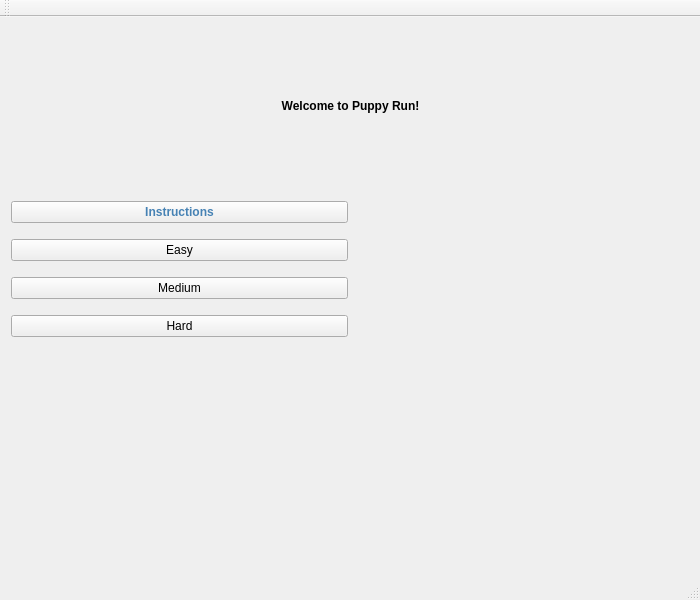
<?xml version="1.0" encoding="UTF-8"?>
<ui version="4.0">
 <class>MainWindow</class>
 <widget class="QMainWindow" name="MainWindow">
  <property name="geometry">
   <rect>
    <x>0</x>
    <y>0</y>
    <width>700</width>
    <height>600</height>
   </rect>
  </property>
  <property name="windowTitle">
   <string>MainWindow</string>
  </property>
  <widget class="QWidget" name="centralWidget">
   <widget class="QWidget" name="verticalLayoutWidget">
    <property name="geometry">
     <rect>
      <x>0</x>
      <y>0</y>
      <width>701</width>
      <height>341</height>
     </rect>
    </property>
    <layout class="QVBoxLayout" name="verticalLayout">
     <item>
      <widget class="QLabel" name="label">
       <property name="font">
        <font>
         <weight>87</weight>
         <bold>true</bold>
        </font>
       </property>
       <property name="styleSheet">
        <string notr="true">font-weight: 700;</string>
       </property>
       <property name="text">
        <string>&lt;center&gt;Welcome to Puppy Run!&lt;/center&gt;</string>
       </property>
      </widget>
     </item>
     <item>
      <layout class="QHBoxLayout" name="horizontalLayout">
       <item>
        <layout class="QVBoxLayout" name="verticalLayout_2">
         <item>
          <widget class="QPushButton" name="pushButton_4">
           <property name="styleSheet">
            <string notr="true">color: steelblue; font-weight: 700;</string>
           </property>
           <property name="text">
            <string>Instructions</string>
           </property>
          </widget>
         </item>
         <item>
          <widget class="QPushButton" name="pushButton_2">
           <property name="text">
            <string>Easy</string>
           </property>
          </widget>
         </item>
         <item>
          <widget class="QPushButton" name="pushButton">
           <property name="text">
            <string>Medium</string>
           </property>
          </widget>
         </item>
         <item>
          <widget class="QPushButton" name="pushButton_3">
           <property name="text">
            <string>Hard</string>
           </property>
          </widget>
         </item>
        </layout>
       </item>
       <item>
        <layout class="QVBoxLayout" name="verticalLayout_3">
         <item>
          <widget class="QLabel" name="label_2">
           <property name="text">
            <string/>
           </property>
           <property name="pixmap">
            <pixmap resource="images.qrc">:/Images/Pomsky.jpg</pixmap>
           </property>
          </widget>
         </item>
        </layout>
       </item>
      </layout>
     </item>
    </layout>
   </widget>
  </widget>
  <widget class="QMenuBar" name="menuBar">
   <property name="geometry">
    <rect>
     <x>0</x>
     <y>0</y>
     <width>700</width>
     <height>31</height>
    </rect>
   </property>
  </widget>
  <widget class="QToolBar" name="mainToolBar">
   <attribute name="toolBarArea">
    <enum>TopToolBarArea</enum>
   </attribute>
   <attribute name="toolBarBreak">
    <bool>false</bool>
   </attribute>
  </widget>
  <widget class="QStatusBar" name="statusBar"/>
 </widget>
 <layoutdefault spacing="6" margin="11"/>
 <resources>
  <include location="images.qrc"/>
 </resources>
 <connections>
  <connection>
   <sender>pushButton_2</sender>
   <signal>clicked()</signal>
   <receiver>MainWindow</receiver>
   <slot>easy_game_begin()</slot>
   <hints>
    <hint type="sourcelabel">
     <x>34</x>
     <y>255</y>
    </hint>
    <hint type="destinationlabel">
     <x>39</x>
     <y>98</y>
    </hint>
   </hints>
  </connection>
  <connection>
   <sender>pushButton</sender>
   <signal>clicked()</signal>
   <receiver>MainWindow</receiver>
   <slot>medium_game_begin()</slot>
   <hints>
    <hint type="sourcelabel">
     <x>47</x>
     <y>312</y>
    </hint>
    <hint type="destinationlabel">
     <x>79</x>
     <y>207</y>
    </hint>
   </hints>
  </connection>
  <connection>
   <sender>pushButton_3</sender>
   <signal>clicked()</signal>
   <receiver>MainWindow</receiver>
   <slot>hard_game_begin()</slot>
   <hints>
    <hint type="sourcelabel">
     <x>53</x>
     <y>369</y>
    </hint>
    <hint type="destinationlabel">
     <x>96</x>
     <y>261</y>
    </hint>
   </hints>
  </connection>
  <connection>
   <sender>pushButton_4</sender>
   <signal>clicked()</signal>
   <receiver>MainWindow</receiver>
   <slot>instructions()</slot>
   <hints>
    <hint type="sourcelabel">
     <x>552</x>
     <y>163</y>
    </hint>
    <hint type="destinationlabel">
     <x>676</x>
     <y>200</y>
    </hint>
   </hints>
  </connection>
 </connections>
 <slots>
  <slot>easy_game_begin()</slot>
  <slot>medium_game_begin()</slot>
  <slot>hard_game_begin()</slot>
  <slot>instructions()</slot>
 </slots>
</ui>
